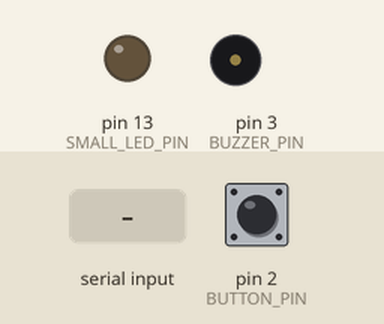
Recording of a sketch running on a simulated Arduino Uno, built with avr-gcc and run on an emulated ATmega328P. Shown: output pins drawn as LEDs (lit = HIGH), buzzer (waves = sounding, pin HIGH). The test bench sets the inputs (shaded band); at power-on: pin 2 (BUTTON_PIN) LOW. What the sketch prints to the serial monitor is not drawn.

Above: at 1.2 s.
1.3 s: "1" received over Serial
At 1.6 s:
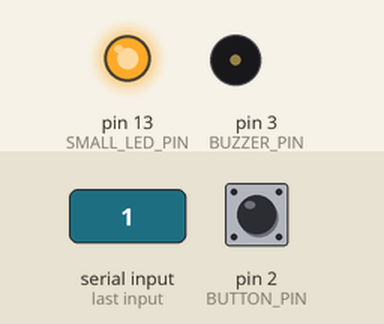
2.8 s: "a" received over Serial
At 3.2 s:
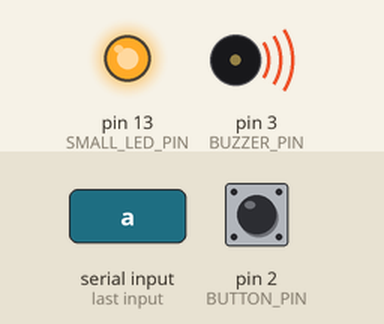
6.4 s: "0" received over Serial
At 6.7 s:
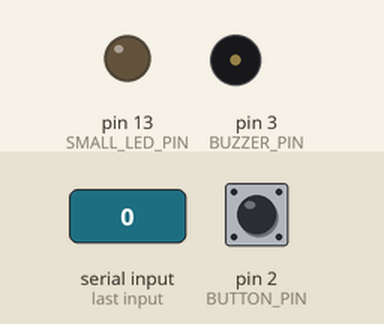
7.9 s: "a" received over Serial
At 8.3 s:
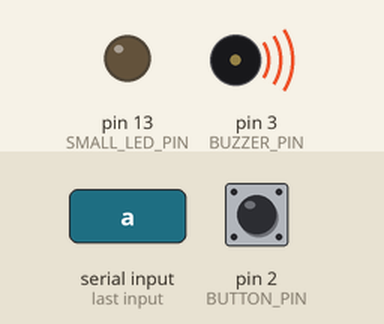
Timing chart, 0 to 10.9 s (numbered marks = the images above; inputs shaded):
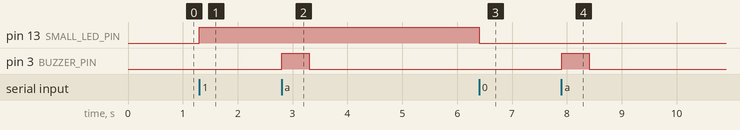

The sketch:

UDOOGrove09_communication.ino
```cpp
#define BUTTON_PIN         2
#define POTENTIOMETER_PIN  A1

#define SMALL_LED_PIN 13

#define BUZZER_PIN 3

void setup() {
  Serial.begin(115200);
  Serial.println("UDOO Grove Happy Lamp! Step O8: Serial Communication");

  pinMode(SMALL_LED_PIN, OUTPUT);
  pinMode(BUZZER_PIN, OUTPUT);
}

void loop(){

  if(Serial.available() > 0){
    char readedData = (char) Serial.read();
    decodeCommand(readedData);
  }

  if(checkButtonState()){
    int dataToSend = getPotentiometerValue();
    Serial.println(dataToSend);
  }

  delay(50);
}


// Button methods
boolean checkButtonState(){
  return digitalRead(BUTTON_PIN);
}

// Potentiometer methods
int getPotentiometerValue(){
  int value = analogRead(POTENTIOMETER_PIN);
  return value >> 2;
}

float getPotentiometerPercentage(){
  float value = (float)analogRead(POTENTIOMETER_PIN) / 1024.0;
  return value;
}


void  turnOnSmallLight(){
  digitalWrite(SMALL_LED_PIN, HIGH);
}

void  turnOffSmallLight(){
  digitalWrite(SMALL_LED_PIN, LOW);
}

void buzz(){
  digitalWrite(BUZZER_PIN, HIGH);
  delay(500);
  digitalWrite(BUZZER_PIN, LOW);
  delay(500);
  }


// Communication methods
void decodeCommand(char data){
  switch(data){
    case '0':
      turnOffSmallLight();
      break;
    case '1':
      turnOnSmallLight();
      break;
    case 'a':
      buzz();
      break;
    default:
      break;
    }

}
```

Measured:
- after the input at 1.3 s, pin 13 (SMALL_LED_PIN): LOW → HIGH at once
- after the input at 2.8 s, pin 3 (BUZZER_PIN): LOW → HIGH at once, → LOW 0.50 s later
- after the input at 6.4 s, pin 13 (SMALL_LED_PIN): HIGH → LOW at once
- after the input at 7.9 s, pin 3 (BUZZER_PIN): LOW → HIGH at once, → LOW 0.50 s later
